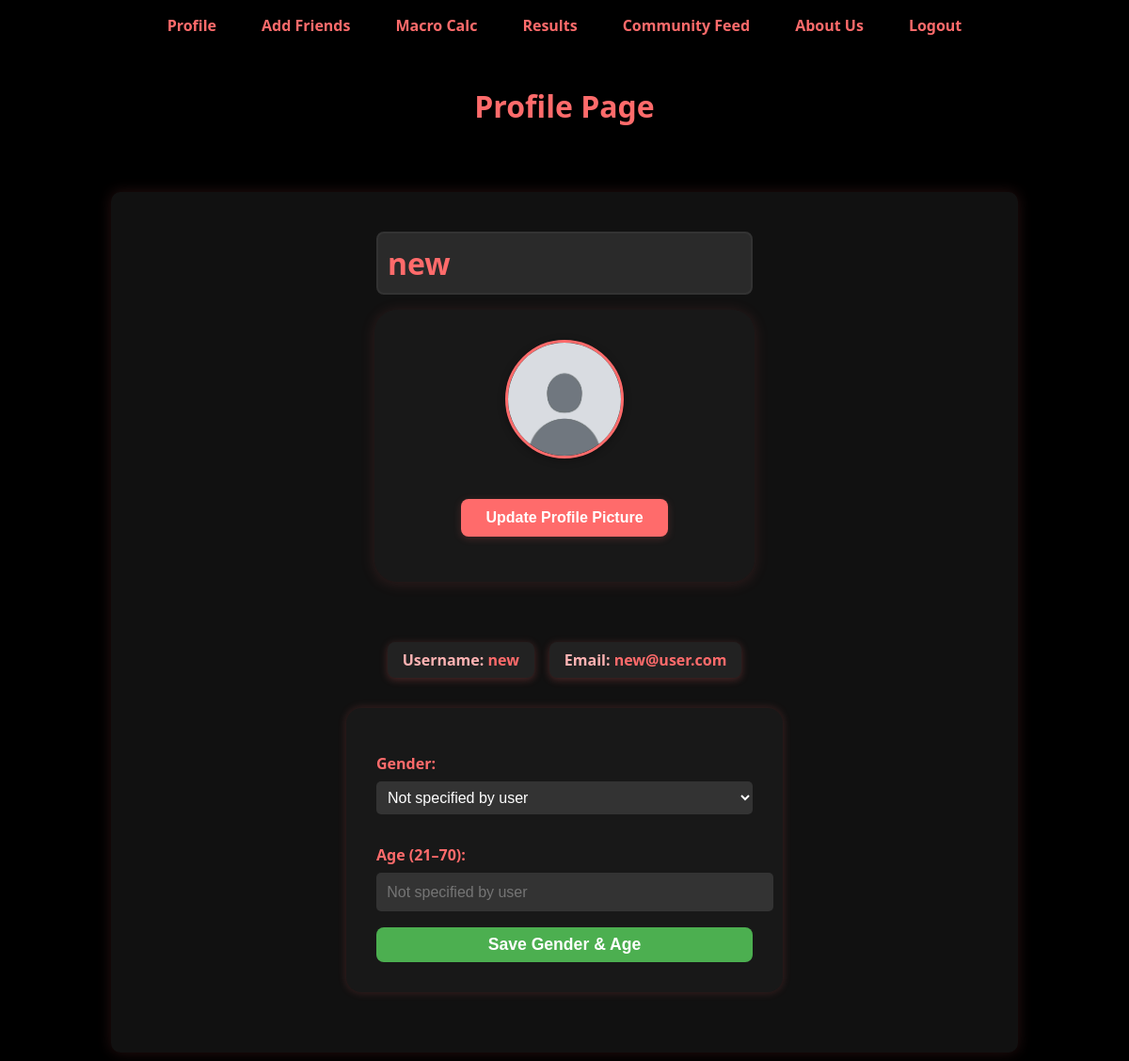
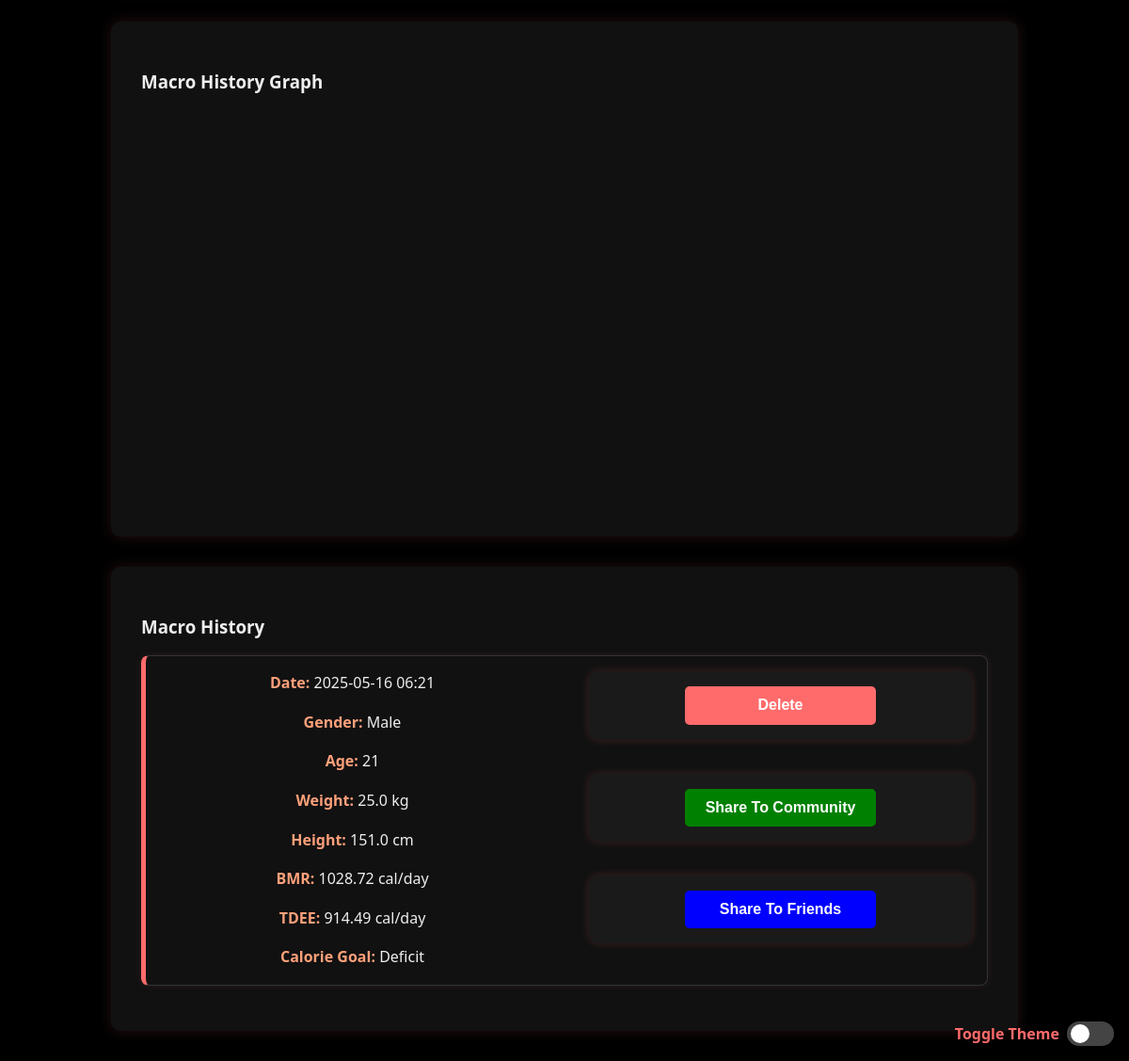
Page /profile (signed in) on the committed database (2 pictures, top to bottom).
### app/models.py (models this page shows)
class User(db.Model, UserMixin):
    id = db.Column(db.Integer, primary_key=True)
    name = db.Column(db.String(80), unique=True, nullable=False)
    email = db.Column(db.String(120), unique=True, nullable=False)
    password = db.Column(db.String(120), nullable=False)
    gender = db.Column(db.String(10))
    age = db.Column(db.Integer)
    profile_picture = db.Column(db.String(255), default='placeholder-profile.jpg')
    requests_sent = db.relationship(
        'FriendRequest',
        foreign_keys='FriendRequest.requester_id',
        back_populates='requester',
        lazy='dynamic'
    )
    requests_received = db.relationship(
        'FriendRequest',
        foreign_keys='FriendRequest.receiver_id',
        back_populates='receiver',
        lazy='dynamic'
    )
    friends = db.relationship(
        'User',
        secondary=friend_assoc,
        primaryjoin=(id == friend_assoc.c.user_id),
        secondaryjoin=(id == friend_assoc.c.friend_id),
        lazy='dynamic'
    )

class MacroPost(db.Model):
    id = db.Column(db.Integer, primary_key=True)
    gender = db.Column(db.String(10), nullable=False)
    age = db.Column(db.Integer, nullable=False)
    weight = db.Column(db.Float, nullable=False)
    height = db.Column(db.Float, nullable=False)
    bmr = db.Column(db.Float, nullable=False)
    tdee = db.Column(db.Float, nullable=False)
    calorie_goal = db.Column(db.String(10), nullable=False, server_default='maintain')
    timestamp = db.Column(db.DateTime, server_default=db.func.now())
    user_id = db.Column(db.Integer, db.ForeignKey('user.id'), nullable=False)
    user = db.relationship('User', backref=db.backref('macroposts', lazy=True))

### app/routes.py (the view)
@app.route("/profile")
@login_required
def profile():
    macro_posts = MacroPost.query.filter_by(user_id=current_user.id).order_by(MacroPost.timestamp.desc()).all()
    form = ProfilePictureForm()
    pending_requests = FriendRequest.query.filter_by(receiver_id=current_user.id, status='pending').all()
    return render_template(
        "profile.html",
        user=current_user,
        macro_posts=macro_posts,
        form=form,
        pending_requests=pending_requests,
    )

### app/forms.py
class ProfilePictureForm(FlaskForm):
    picture = FileField('Update Profile Picture', validators=[
        FileAllowed(['jpg', 'png', 'jpeg'], 'Images only!')
    ])
    submit = SubmitField('Update Picture')

### app/__init__.py (called while the page is built)
@login_manager.user_loader
def load_user(user_id):
    return db.session.get(User, int(user_id))

### app/routes.py (called while the page is built)
@app.after_request
def add_security_headers(response):
    response.headers['X-Content-Type-Options'] = 'nosniff'
    response.headers['X-Frame-Options'] = 'DENY'
    response.headers['X-Content-Type-Options'] = 'nosniff'
    response.headers['X-XSS-Protection'] = '1; mode=block'
    return response

### app/templates/profile.html (shortened to what this page needs)
{% extends "base.html" %}
{% import "./components/resultTab.html" as ui %}
{% block content %}
<div class="profile-container">
    <header class="profile-header">
        <h1>Profile Page</h1>
    </header>
    <section class="profile-info">
        <div style="display:flex; flex-direction:column; align-items:center; margin-bottom: 2em;">
            <h2 class="username-box">{{ user.name }}</h2>
            <div class="profile-card">
                <img src="{{ url_for('static', filename='profile_pics/' + user.profile_picture) }}" alt="Profile Picture" class="profile-picture">
            {% if current_user.id == user.id %}
               <button onclick="document.getElementById('profile-picture-form').style.display='block'" class="profile-btn update-btn">Update Profile Picture</button>
            {% endif %}
            </div>
        </div>
        <div style="display:flex; justify-content:center; gap:1em; margin-bottom:1em;">
            <div class="profile-line"> Username: <span class="highlight-text">{{ user.name }}</span></div>
            <div class="profile-line"> Email: <span style="color:#ff6b6b;">{{ user.email }}</span></div>
        </div>
        <form action="{{ url_for('update_profile_info') }}" method="POST" style="margin-top: 1em; background:#181818; padding:2em; border-radius:16px; box-shadow:0 0 10px #ff6b6b33; max-width:400px; margin-left:auto; margin-right:auto;">
            <label for="gender" style="color:#ff6b6b; font-weight:bold;">Gender:</label>
            <select id="gender" name="gender" required style="width:100%; margin-bottom:1em; padding:0.5em; font-size:1rem; box-sizing:border-box;" {% if current_user.id != user.id %}disabled{% endif %}>
                <option disabled {% if not user.gender %}selected{% endif %}>
                    {{ user.gender if user.gender else "Not specified by user" }}
                </option>
             </select>
             <label for="age" style="color:#ff6b6b; font-weight:bold;">Age (21–70):</label>
             <input type="text" id="age" name="age" value="{{ user.age if user.age else '' }}" placeholder="Not specified by user" {% if current_user.id != user.id %}disabled class="disabled-field"{% endif %}>
            {% if current_user.id == user.id %}
               <button type="submit" style="margin-top: 1em; background-color: #4CAF50; color: white; font-weight: bold; padding: 8px 16px; border: none; border-radius: 8px; cursor: pointer; width:100%; font-size:1.1rem;">Save Gender & Age</button>
            {% endif %}
        </form>
    </section>
    <section class="graph">
        <h3>Macro History Graph</h3>
        <div id="macro-history-graph" style="width: 100%; height: 400px; margin-bottom: 20px;"></div>
    </section>
    <section class="macro-history">
        <h3>Macro History</h3>
        {% if macro_posts %}
            <ul>
                {% for post in macro_posts %}
                    <li>
                        <div class="info">
                            {{ ui.history_item(post) }}
                        </div>
                        {% if user.id == current_user.id %}
                        <div class="actions">
                            {{ ui.delete_button(post.id) }}
                            {{ ui.community_share_button(post.id) }}
                            {{ ui.friend_share_button(post.id) }}
                        </div>
                        {% endif %}
                    </li>
                {% endfor %}
            </ul>
        {% else %}
            <p>You haven't saved any results yet.</p>
        {% endif %}
    </section>
</div>
{% endblock %}

### app/templates/components/resultTab.html (shortened to what this page needs)
{% macro history_item(post) %}
<p><strong>Date:</strong> {{ post.timestamp.strftime('%Y-%m-%d %H:%M') }}</p>
<p><strong>Gender:</strong> {{ post.gender|capitalize }}</p>
<p><strong>Age:</strong> {{ post.age }}</p>
<p><strong>Weight:</strong> {{ post.weight }} kg</p>
<p><strong>Height:</strong> {{ post.height }} cm</p>
<p><strong>BMR:</strong> {{ post.bmr }} cal/day</p>
<p><strong>TDEE:</strong> {{ post.tdee }} cal/day</p>
<p><strong>Calorie Goal:</strong> {{ post.calorie_goal|capitalize }}</p>
{% endmacro %}
{% macro delete_button(post_id) %}
<form
  action="{{ url_for('delete_macro_post', post_id=post_id) }}"
  method="post"
  onsubmit="return confirm('Are you sure you want to delete this entry?');"
>
  <button type="submit">Delete</button>
</form>
{% endmacro %}
{% macro community_share_button(post_id) %}
<form action="{{ url_for('create_feed_post', post_id=post_id) }}" method="POST">
  <button style="background-color: green" type="submit">
    Share To Community
  </button>
</form>
{% endmacro %}
{% macro friend_share_button(post_id) %}
<form action="{{ url_for('feed') }}" method="GET">
  <button style="background-color: blue" type="submit">Share To Friends</button>
</form>
{% endmacro %}

### app/static/css/style.css (style rules this page uses)
body { background-color: #000; color: #eee; font-family: 'Segoe UI', Tahoma, Geneva, Verdana, sans-serif; margin: 0; padding: 0; }
h1, h2 { color: #ff6b6b; text-align: center; }
header { padding: 1rem 2rem; }
form { background-color: #1a1a1a; padding: 2rem; border-radius: 10px; max-width: 500px; margin: 2rem auto; box-shadow: 0 0 10px rgba(255, 107, 107, 0.2); }
label { font-weight: bold; display: block; margin-top: 1rem; color: #ff6b6b; }
input, select, button { width: 100%; padding: 0.7rem; margin-top: 0.5rem; border-radius: 5px; border: none; background-color: #333; color: #fff; font-size: 1rem; }
button { background-color: #ff6b6b; color: #000; font-weight: bold; margin-top: 1.5rem; cursor: pointer; transition: background-color 0.3s; }
section { background-color: #111; color: #eee; max-width: 900px; margin: 2rem auto; padding: 2rem; border-radius: 10px; box-shadow: 0 0 15px rgba(255, 107, 107, 0.15); }
section h2 { color: #ff6b6b; margin-bottom: 1rem; font-size: 1.8rem; }
section p { font-size: 1rem; line-height: 1.6; }
.profile-picture { width: 150px; height: 150px; border-radius: 50%; object-fit: cover; border: 2px solid #ff6b6b; display: block; margin: 1rem auto; box-shadow: 0 0 10px rgba(255, 107, 107, 0.3); }
.profile-info h2, .profile-info p { background-color: #2a2a2a; color: #ffa07a; border: 2px solid #333; border-radius: 8px; padding: 10px; font-size: 1.2rem; max-width: 400px; margin: 10px 0; box-sizing: border-box; text-align: left; display: inline-block; width: 100%; transition: background-color 0.3s ease; }
.profile-info h2, .profile-info p { margin-bottom: 15px; }
.macro-history { margin-top: 2rem; }
.macro-history ul { list-style: none; padding: 0px; margin: 0px; }
.macro-history li { text-align: center; border: 1px solid #333; border-left: 5px solid #ff6b6b; border-radius: 8px; margin-bottom: 1rem; box-shadow: 0 0 8px rgba(255, 107, 107, 0.1); transition: transform 0.2s ease; display: flex; justify-content: space-between; align-items: flex-start; gap: 1rem; }
.macro-history strong { color: #ffa07a; }
.macro-history .info { justify-content: left; }
.macro-history .info p { margin-block: 1rem; }
.macro-history li .info { display: inline-table; grid-template-columns: repeat(auto-fit, minmax(120px, 1fr)); gap: 0.25rem 1rem; flex: 0.5; }
.macro-history .actions { display: flex; flex-direction: column; }
.macro-history li .actions { display: block; align-self: start; gap: 0.5rem; display: flex; flex-direction: column; flex-shrink: 0; gap: 0.25rem 1rem; flex: 0.5; }
.macro-history button { width: 50%; margin-block: 1rem; color: white; }
.macro-history form { padding: 0; margin: 1rem; }
.profile-line { background-color: #222; color: #ffb3b3; padding: 0.5em 1em; border-radius: 8px; font-weight: bold; box-shadow: 0 2px 8px rgba(255, 107, 107, 0.25); }
.highlight-text { color: #ff6b6b; }
.profile-info h2.username-box { font-size: 2rem; font-weight: bold; color: #ff6b6b; margin-bottom: 0.5em; }
#macro-history-graph { width: 100%; height: 400px; margin-bottom: 20px; }
input, select { color: #fff; }

### app/templates/profile.html (style rules this page uses)
.profile-card { background: #181818; display: flex; flex-direction: column; align-items: center; padding: 2em 2em 2em 2em; border-radius: 24px; box-shadow: 0 2px 16px #ff6b6b22; margin-bottom: 2em; width: 340px; max-width: 90vw; }
.profile-picture { display: block; margin: 0 auto 1.2em auto; border: 3px solid #ff6b6b; border-radius: 50%; width: 120px; height: 120px; box-shadow: 0 2px 8px #0005; }
.profile-btn { font-weight: bold; border-radius: 8px; width: 220px; padding: 0.7em 0; margin-bottom: 1em; box-shadow: 0 2px 8px #ff6b6b33; transition: background 0.2s, color 0.2s; border: none; cursor: pointer; font-size: 1rem; }
.update-btn { background: #ff6b6b; color: #fff; }
.profile-info > form { margin-top: 2em !important; margin-bottom: 2em !important; z-index: 1; position: relative; }

### rows in the picture
User: name "new", profile_picture (placeholder picture), email "new@user.com", gender "Not specified by user"
MacroPost: timestamp "2025-05-16 06:21", gender "Male", age "21", weight "25.0", height "151.0", bmr "1028.72", tdee "914.49", calorie_goal "Deficit"
